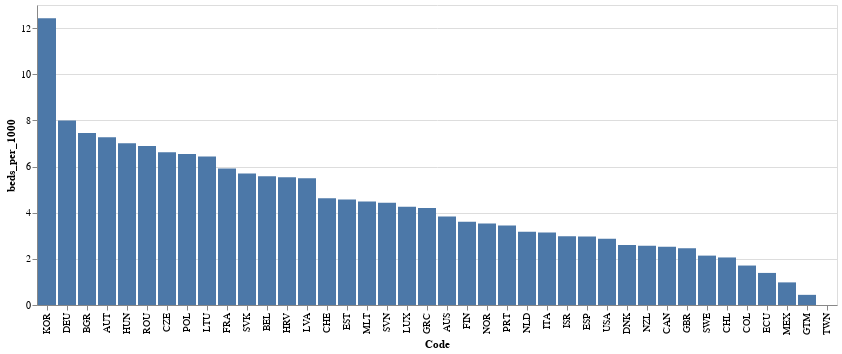

The cell this chart's notebook holds for it:
### Code cell
beds_per_1000_plot

### Figure 1 — Vega-Lite specification as saved in the notebook (floating-point values rounded to 4 significant figures)
{"config": {"view": {"continuousWidth": 400, "continuousHeight": 300}}, "data": {"name": "data-955fda370c43ad2a14567f548104698e"}, "mark": "bar", "encoding": {"tooltip": {"type": "nominal", "field": "Code"}, "x": {"type": "nominal", "field": "Code", "sort": {"field": "beds_per_1000", "order": "descending"}}, "y": {"type": "quantitative", "field": "beds_per_1000"}}, "width": 800, "$schema": "https://vega.github.io/schema/vega-lite/v4.8.1.json", "datasets": {"data-955fda370c43ad2a14567f548104698e": [{"Code": "GTM", "beds_per_1000": 0.44}, {"Code": "MEX", "beds_per_1000": 0.98}, {"Code": "ECU", "beds_per_1000": 1.39}, {"Code": "COL", "beds_per_1000": 1.71}, {"Code": "CHL", "beds_per_1000": 2.06}, {"Code": "SWE", "beds_per_1000": 2.14}, {"Code": "GBR", "beds_per_1000": 2.46}, {"Code": "CAN", "beds_per_1000": 2.52}, {"Code": "NZL", "beds_per_1000": 2.57}, {"Code": "DNK", "beds_per_1000": 2.6}, {"Code": "USA", "beds_per_1000": 2.87}, {"Code": "ESP", "beds_per_1000": 2.97}, {"Code": "ISR", "beds_per_1000": 2.98}, {"Code": "ITA", "beds_per_1000": 3.14}, {"Code": "NLD", "beds_per_1000": 3.17}, {"Code": "PRT", "beds_per_1000": 3.45}, {"Code": "NOR", "beds_per_1000": 3.53}, {"Code": "FIN", "beds_per_1000": 3.61}, {"Code": "AUS", "beds_per_1000": 3.84}, {"Code": "GRC", "beds_per_1000": 4.2}, {"Code": "LUX", "beds_per_1000": 4.26}, {"Code": "SVN", "beds_per_1000": 4.43}, {"Code": "MLT", "beds_per_1000": 4.49}, {"Code": "EST", "beds_per_1000": 4.57}, {"Code": "CHE", "beds_per_1000": 4.63}, {"Code": "LVA", "beds_per_1000": 5.49}, {"Code": "HRV", "beds_per_1000": 5.54}, {"Code": "BEL", "beds_per_1000": 5.58}, {"Code": "SVK", "beds_per_1000": 5.7}, {"Code": "FRA", "beds_per_1000": 5.91}, {"Code": "LTU", "beds_per_1000": 6.43}, {"Code": "POL", "beds_per_1000": 6.54}, {"Code": "CZE", "beds_per_1000": 6.62}, {"Code": "ROU", "beds_per_1000": 6.89}, {"Code": "HUN", "beds_per_1000": 7.01}, {"Code": "AUT", "beds_per_1000": 7.27}, {"Code": "BGR", "beds_per_1000": 7.45}, {"Code": "DEU", "beds_per_1000": 8.0}, {"Code": "KOR", "beds_per_1000": 12.43}, {"Code": "TWN", "beds_per_1000": null}]}}
